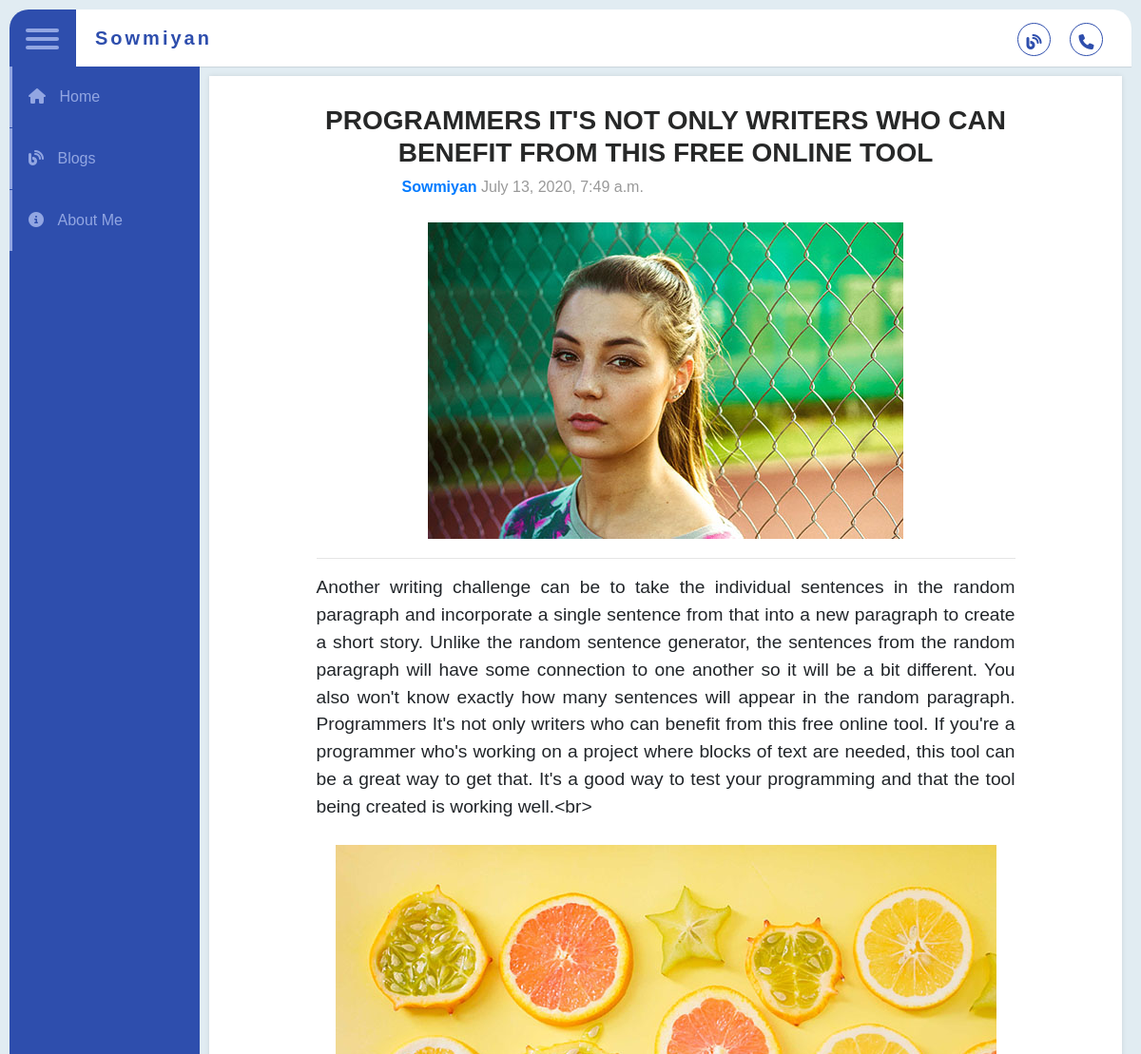
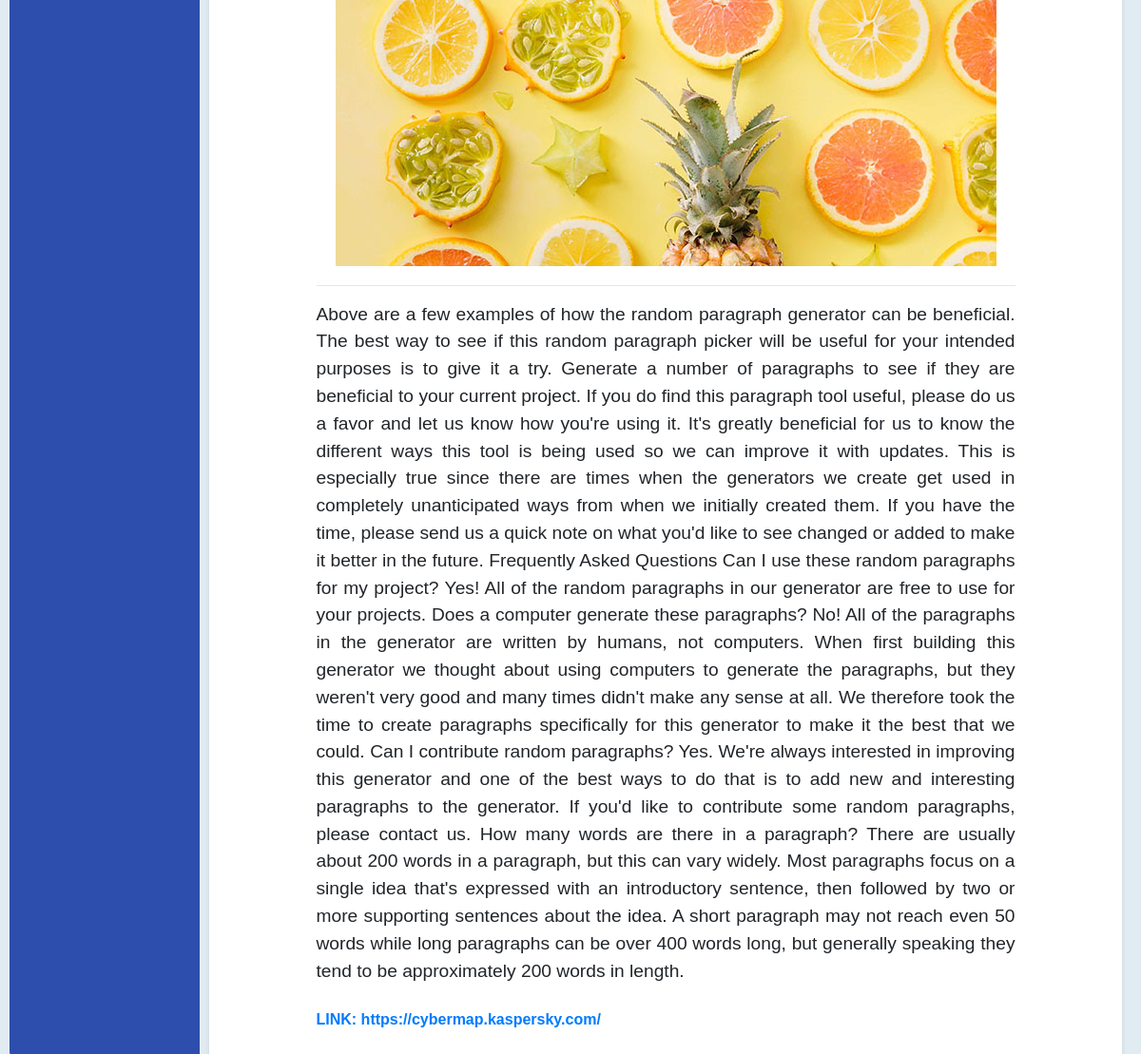
Page /blogs/programmers_It_not_only_writers_who_can_benefit/ on the committed database (2 pictures, top to bottom).
### blogs/models.py (models this page shows)
class Article(models.Model):
    topic=models.CharField(max_length=250)
    date=models.DateTimeField()
    image=models.ImageField(blank=True, null=True, upload_to='media/')
    content=models.TextField()
    para=models.TextField(default="para")
    thumb=models.ImageField(blank=True, null=True, upload_to='media/')
    published=models.BooleanField(default=True)
    link=models.URLField(blank=True,null=True)
    number=models.IntegerField(blank=True, null =True)
    slug=models.SlugField(default="slug")

### blogs/views.py (the view)
# urls.py: path('blogs/<slug:slug>/',views.full_blog,name="detail"),
def full_blog(request,slug):
    story=Article.objects.get(slug=slug)
    return render(request,'single.html',{'story':story})

### blogs/templates/single.html (shortened to what this page needs)
{% extends 'base.html' %}
{% block content %}
{% load static %}
  <div class="blog-layout">
  <section class="post-area">
  <div class="container">
    <div class="ram">
      <div class="col-lg-1 col-md-0"></div>
      <div class="col-lg-10 col-md-12">
        <div class="main-post">
          <div class="post-top-area">
            <h3 class="top"><a ><b>{{story.topic}}</b></a></h3>
            <div class="post-info">
              <div class="middle-area">
                <a class="name" href="/about/"><b>Sowmiyan</b></a>
                <h6 class="date">{{story.date}}</h6>
              </div>
            </div>
            <div class="post-image"><img src="{{story.image.url}}" alt="Blog Image"></div>
              <hr>
              <p align="justify"  class="para">{{story.content}}</p>
              <div class="post-image"><img src="{{story.thumb.url}}" alt="thumb Image"></div>
              <hr>
              <p align="justify"  class="para">{{story.para}}</p>
              <a  style="text-decoration:none;text-align:center;" href="{{story.link}}" target="_blank"><b>LINK: {{story.link}}</b></a>
          </div>
        </div>
      </div>
    </div>
  </div>
  </section>
{% endblock %}

### templates/base.html (shortened to what this page needs)
{% load static from static %}
<!doctype html>
<html lang="en">
  <head>
    <link rel="stylesheet" href="{% static 'blogs/css/style.css' %}" type=css >
    <link rel="stylesheet" href="https://stackpath.bootstrapcdn.com/bootstrap/4.4.1/css/bootstrap.min.css">
    <link rel="stylesheet" href="https://cdnjs.cloudflare.com/ajax/libs/font-awesome/5.13.1/css/all.min.css">
    <link rel="stylesheet" href="https://unpkg.com/swiper/swiper-bundle.css">
    <link rel="stylesheet" href="https://unpkg.com/swiper/swiper-bundle.min.css">
  </head>
<body>
 <div class="wrapper">
  <div class="top_navbar">
    <div class="hamburger">
       <div class="one"></div>
       <div class="two"></div>
       <div class="three"></div>
    </div>
    <div class="top_menu">
      <div class="logo">Sowmiyan</div>
      <ul>
        <li><a href="/blogs/">
          <i class="fas fa-blog"></i>
          </a></li>
        <li><a href="https://wa.link/rdvccb" target=_blank >
          <i class="fas fa-phone"></i>
          </a></li>
      </ul>
    </div>
  </div>
  <div class="sidebar">
      <ul>
        <li><a href="/home">
          <span class="icon"><i class="fas fa-home"></i></span>
          <span class="title"> Home</span></a></li>
        <li><a href="/blogs/">
          <span class="icon"><i class="fas fa-blog"></i></span>
          <span class="title"> Blogs</span>
          </a></li>
        <li><a href="/about/">
          <span class="icon"><i class="fas fa-info-circle"></i></span>
          <span class="title"> About Me</span>
          </a></li>
        </ul>
  </div>
        <div class="main_container">
        {% block content %}
        {% endblock %}
        </div>
  </body>
</html>

### templates/base.html (style rules this page uses)
* { margin: 0; padding: 0; list-style: none; text-decoration: none; box-sizing: border-box; font-family: 'Montserrat', sans-serif; }
body { background: #e1ecf2; }
.wrapper { margin: 10px; }
.wrapper .top_navbar { width: calc(100% - 20px); height: 60px; display: flex; position: fixed; top: 10px; }
.wrapper .top_navbar .hamburger { width: 70px; height: 100%; background: #2e4ead; padding: 15px 17px; border-top-left-radius: 20px; cursor: pointer; }
.wrapper .top_navbar .hamburger div { width: 35px; height: 4px; background: #92a6e2; margin: 5px 0; border-radius: 5px; }
.wrapper .top_navbar .top_menu { width: calc(100% - 70px); height: 100%; background: #fff; border-top-right-radius: 20px; display: flex; justify-content: space-between; align-items: center; padding: 0 20px; box-shadow: 0 1px 1px rgba(0,0,0,0.1); }
.wrapper .top_navbar .top_menu .logo { color: #2e4ead; font-size: 20px; font-weight: 700; letter-spacing: 3px; }
.wrapper .top_navbar .top_menu ul { display: flex; }
.wrapper .top_navbar .top_menu ul li a { display: block; margin:0 10px; width: 35px; margin-top:1.2em; height: 35px; padding-top:1.8px; line-height: 35px; text-align: center; border: 1px solid #2e4ead; border-radius: 50%; color: #2e4ead; }
.wrapper .sidebar { position: fixed; top: 70px; left: 10px; background: #2e4ead; width: 200px; height: calc(100% - 80px); border-bottom-left-radius: 20px; transition: all 0.3s ease; }
.wrapper .sidebar ul li a { display: block; padding: 20px; color: #fff; position: relative; margin-bottom: 1px; color: #92a6e2; white-space: nowrap; }
.wrapper .sidebar ul li a:before { content: ""; position: absolute; top: 0; left: 0; width: 3px; height: 100%; background: #92a6e2; }
.wrapper .sidebar ul li a span.icon { margin-right: 10px; display: inline-block; }
.wrapper .sidebar ul li a span.title { display: inline-block; }
.wrapper .main_container { width: (100% - 200px); margin-top: 70px; margin-left: 200px; padding: 10px; transition: all 0.3s ease; overflow:hidden; }

### blogs/templates/single.html (style rules this page uses)
.blog-layout { margin:0; width:100%; min-height: 100vh; font-family: 'Open Sans'; background: #fafafa; justify-content:center; align-items:center; }
.post-area { box-shadow: 0px 0px 5px rgba(0,0,0,.1); border-bottom: 1px solid #eee; background: #fff; }
.container { padding-right: 0; padding-left: 0; }
.ram { display: -webkit-box; display: -webkit-flex; display: -ms-flexbox; display: flex; -webkit-flex-wrap: wrap; -ms-flex-wrap: wrap; flex-wrap: wrap; margin-right: -15px; margin-left: -15px; }
.main-post { border-right: 0px ; }
.main-post .post-top-area, .main-post .post-bottom-area { margin: 30px; justify-content:center; }
.top { color:#272828; text-transform:uppercase; text-align:center; }
.post-area .post-info .middle-area { padding-left: 90px; display: inline-block; }
.post-area .post-info .date { display: inline-block; color: #999; }
.para { margin-bottom: 25px; font-weight:300; font-size:1.2em; }
.post-area .post-image { max-height: 500px; overflow-y:hidden; overflow-x:hidden; margin:20px; text-align:center; }
.main-post .post-top-area, .main-post .post-bottom-area { margin: 30px; }

### rows in the picture
Article: topic "PROGRAMMERS IT'S NOT ONLY WRITERS WHO CAN BENEFIT FROM THIS FREE ONLINE TOOL", date "July 13, 2020, 7:49 a.m.", image (picture), content "Another writing challenge can be to take the individual sentences in the random paragraph and incorporate a single sentence from that into a new paragraph to create a short story. Unlike the random sentence generator, the sentences from the random paragraph will have some connection to one another so it will be a bit different. You also won't know exactly how many sentences will appear in the random paragraph. Programmers It's not only writers who can benefit from this free online tool. If you're a programmer who's working on a project where blocks of text are needed, this tool can be a great way to get that. It's a good way to test your programming and that the tool being created is…", thumb (picture), para "Above are a few examples of how the random paragraph generator can be beneficial. The best way to see if this random paragraph picker will be useful for your intended purposes is to give it a try. Generate a number of paragraphs to see if they are beneficial to your current project. If you do find this paragraph tool useful, please do us a favor and let us know how you're using it. It's greatly beneficial for us to know the different ways this tool is being used so we can improve it with updates. This is especially true since there are times when the generators we create get used in completely unanticipated ways from when we initially created them. If you have the time, please send us a…", link "https://cybermap.kaspersky.com/"
